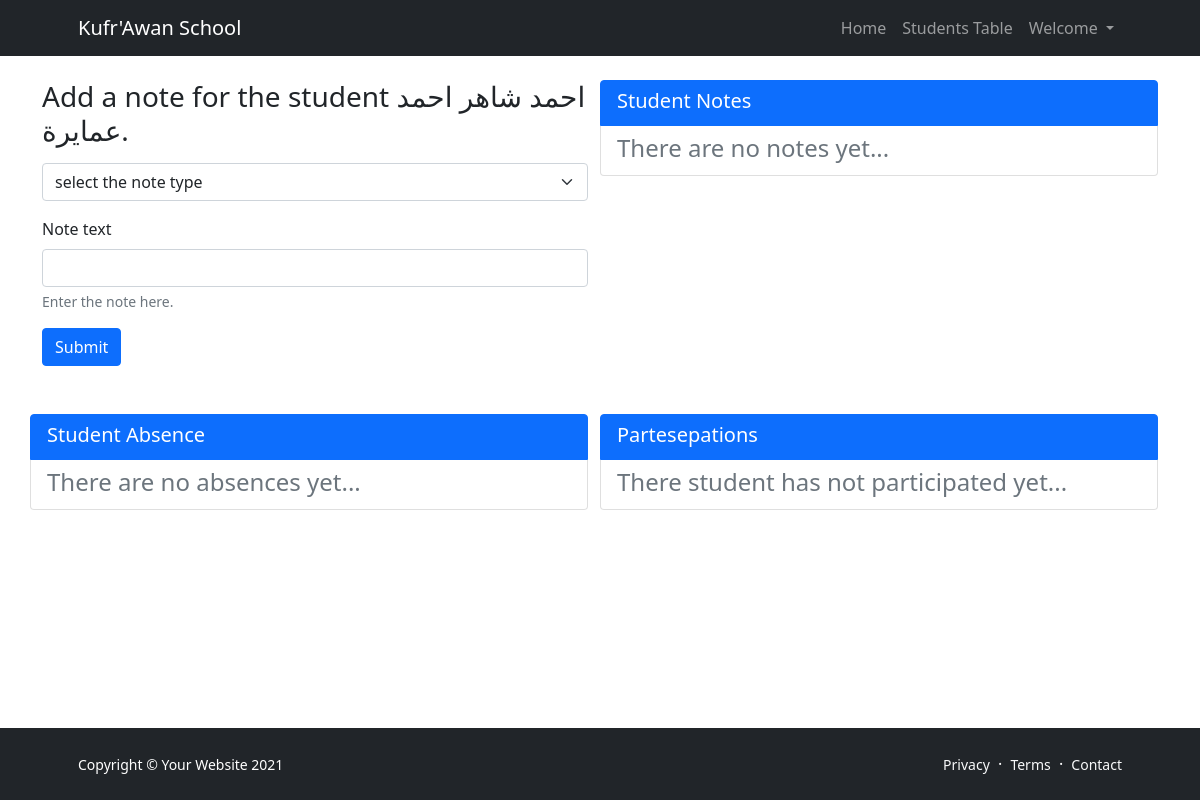
Page /single_student/71/ (signed in) on the earlier database version.
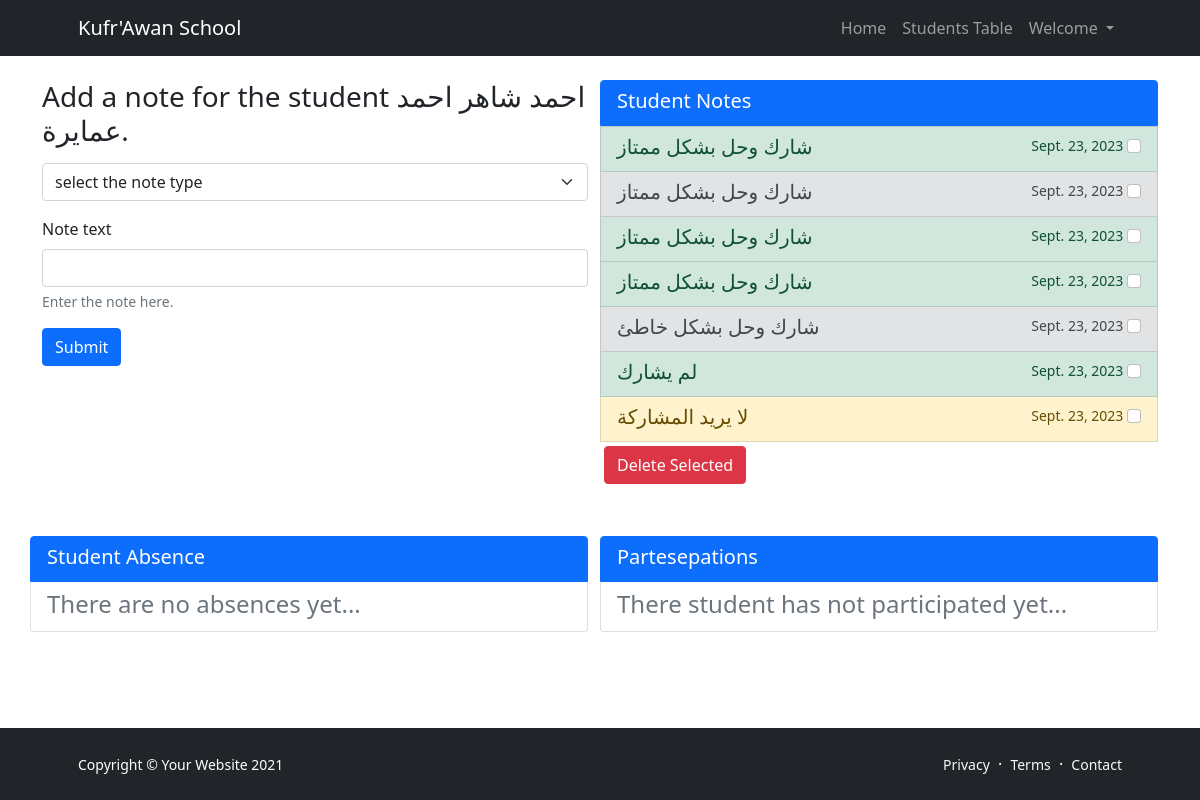
Same page on the later database version.
### grade/models.py (models this page shows, shortened)
class StudentNote(models.Model):
    student = models.ForeignKey(Student, null=True, on_delete=models.CASCADE)
    note = models.CharField(max_length=500)
    note_type = models.ForeignKey(StudentNoteType, null=True, on_delete=models.SET_NULL)
    note_date = models.DateField(auto_now=True)
    visible_to_student = models.BooleanField(default=False)

### grade/views.py (the view, shortened to what this page needs)
def edit_student_information(request, student_id):
    if not request.user.is_staff:
        return only_staff_message(request)
    student = Student.objects.get(id=student_id)
    participations: QuerySet[Participation] = Participation.objects.select_related(
        "participation_option", "participation_option__note_type"
    ).filter(student=student)
    return render(
        request,
        "student_edit.html",
        {
            "student_id": student_id,
            "student": student,
            "note_types": StudentNoteType.objects.all(),
            "notes": StudentNote.objects.filter(student=student),
            "absences": Absence.objects.filter(student=student),
            "participations": participations,
        },
    )

### grade/models.py (called while the page is built)
    def __str__(self):
        return self.full_name

    def __str__(self):
        return self.note_type

### grade/templates/student_edit.html (shortened to what the changed rows need)
{% extends '__bass.html' %}
{% block contant %}
    <div class="container">
        <div class="row">
            <div class="list-group col col-12  col-lg-6 my-4">
                {% if notes %}
                <form method="POST" id="delete_notes" name="delete_notes">
                    {% for note in notes %}
                        <span
                                class="list-group-item list-group-item-action flex-column align-items-start list-group-item-{{ note.note_type.tag }}">
                            <div class="d-flex w-100 justify-content-between">
                                <h5 class="mb-1">{{ note.note }}</h5>
                                <small>{{ note.note_date }} <input class="form-check-input note-checkbox"
                                                                   type="checkbox" name="deleted_notes_list"
                                                                   value="{{ note.id }}" id="{{ note.id }}">
                                </small>
                            </div>
                        </span>
                    {% endfor %}
                        <button type="submit" name="del_note_list" id="delete" class="btn btn-danger m-1">
                            Delete Selected</button>
                        </form>
                {% else %}
                    <span
                            class="list-group-item list-group-item-action flex-column align-items-start">
                        <div class="d-flex w-100 justify-content-between">
                            <h4 class="mb-1 text-muted">There are no notes yet...</h4>
                        </div>
                    </span>
                {% endif %}
            </div>
        </div>
    </div>
{% endblock %}

Differences in the rows shown:
added StudentNote: note "شارك وحل بشكل ممتاز", note_date "Sept. 23, 2023"
added StudentNote: note "شارك وحل بشكل ممتاز", note_date "Sept. 23, 2023"
added StudentNote: note "شارك وحل بشكل ممتاز", note_date "Sept. 23, 2023"
added StudentNote: note "شارك وحل بشكل ممتاز", note_date "Sept. 23, 2023"
added StudentNote: note "شارك وحل بشكل خاطئ", note_date "Sept. 23, 2023"
added StudentNote: note "لم يشارك", note_date "Sept. 23, 2023"
added StudentNote: note "لا يريد المشاركة", note_date "Sept. 23, 2023"
Other differences:
text no longer shown: "There are no notes yet..."
text now shown: "Delete Selected"
